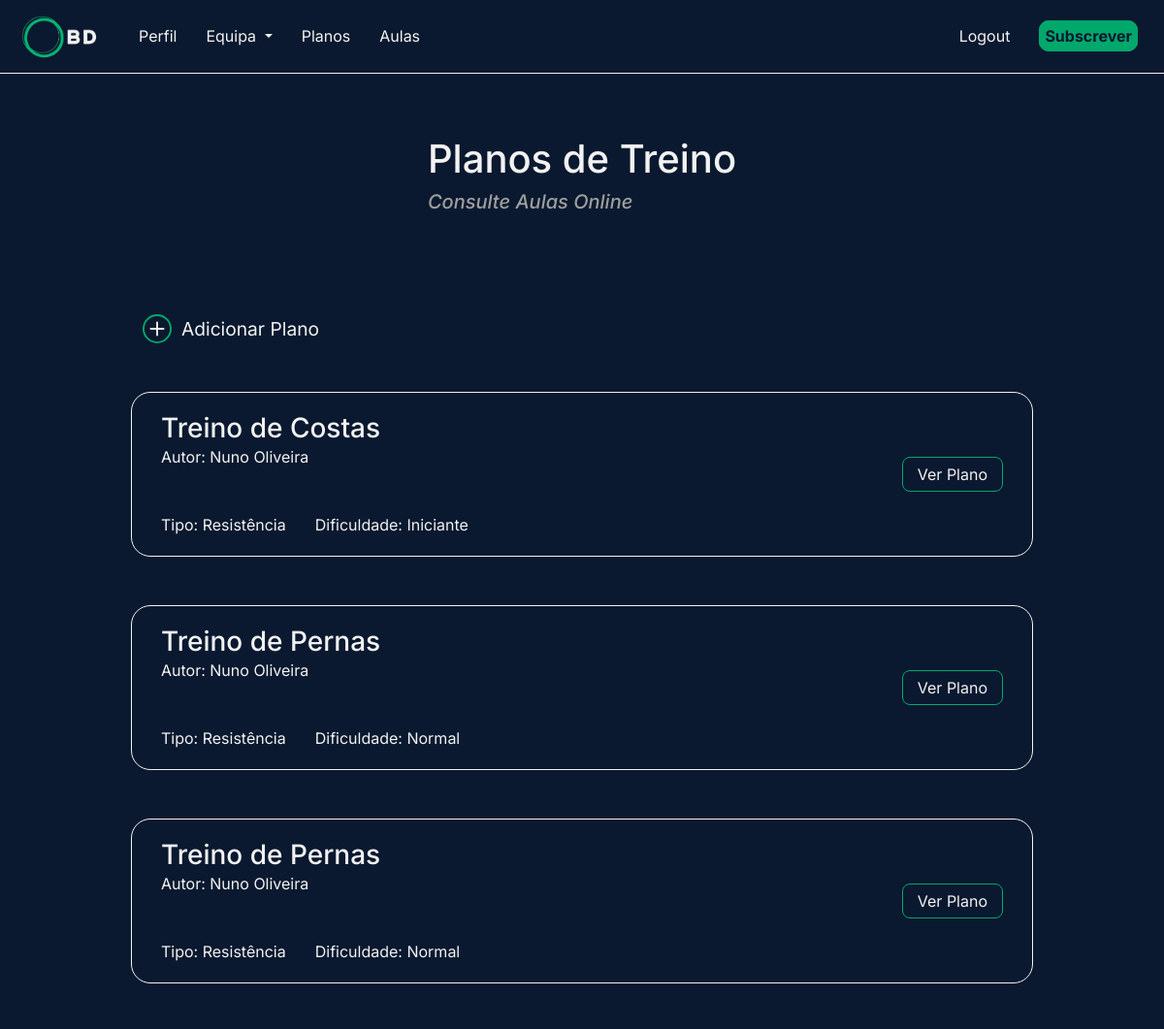
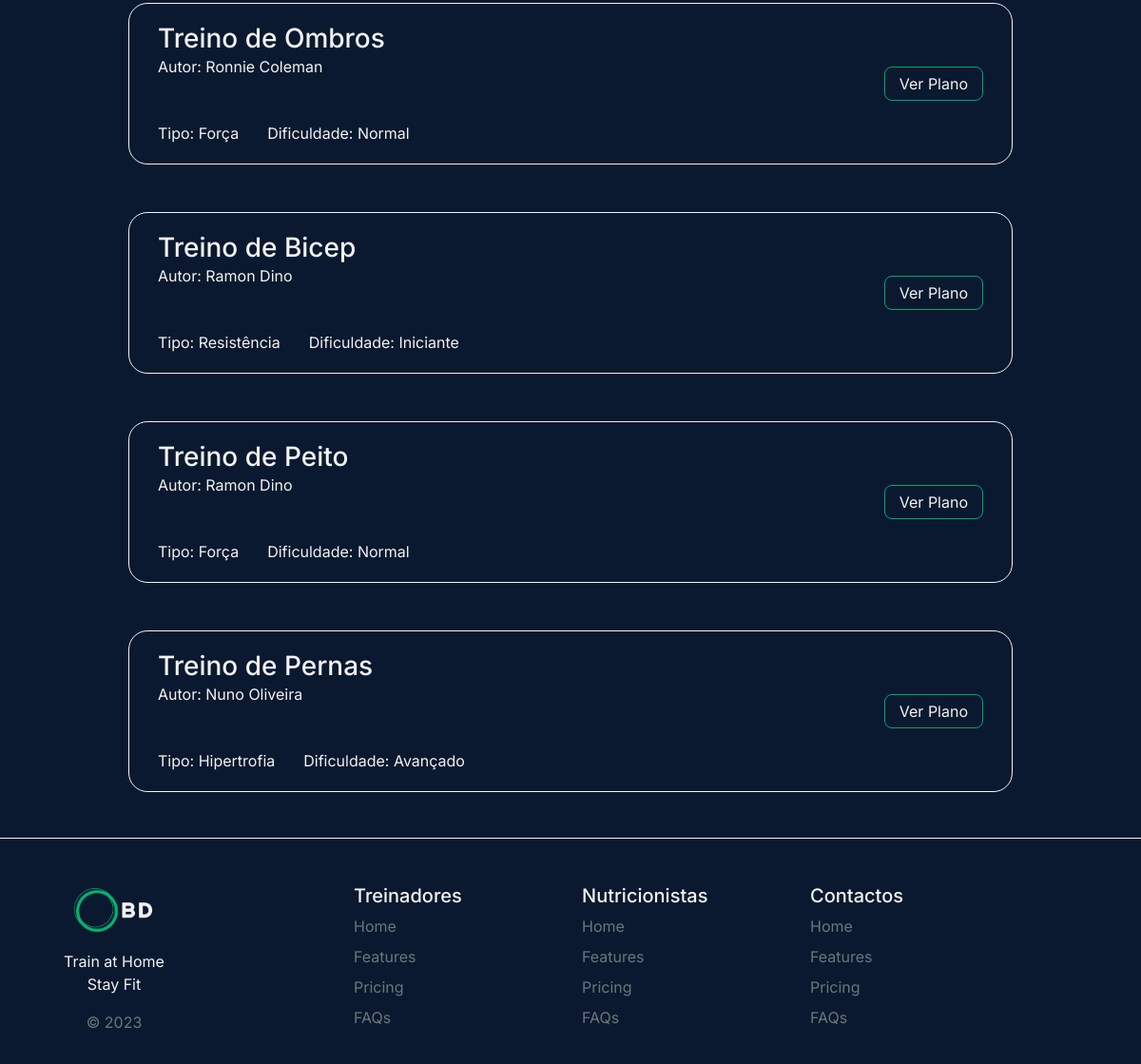
The app's page /plans (signed in) with its own data (2 pictures, top to bottom).
### tables this page shows
CREATE TABLE plans (
        id INTEGER PRIMARY KEY AUTOINCREMENT,
        category TEXT NOT NULL,
        owner TEXT NOT NULL,
        type TEXT NOT NULL,
        difficulty TEXT NOT NULL,
        number_of_sets TEXT NOT NULL,
        sets_reps TEXT NOT NULL,
        exercises TEXT NOT NULL,
        descansos TEXT NOT NULL
    );

### website/views.py (the view)
@views.route('/plans', methods=['GET', 'POST'])
def view_plans():
    if request.method == 'POST':
        username = session['user']['username']
        treino = request.form['treino']
        tipo   = request.form['tipo']
        dificuldade = request.form['dificuldade']
        num_of_sets = request.form['number_of_sets']
        set_reps = request.form['sets_reps']
        exercises = request.form['exercises']
        descansos = request.form['descansos']
        add_plan(treino, username, tipo, dificuldade, num_of_sets,
                 set_reps, exercises, descansos) # json.dumps() não é usado pois a lista já é recebida em formato String
        return "done"
    else:
        if('user' in session):
            email = session['user']['email']
            plans = get_plans()
            plans = list(plans)
            for i in range(len(plans)):
                plans[i] = list(plans[i])
                plans[i][6] = json.loads(plans[i][6]) # Turn ListString to List
                plans[i][7] = json.loads(plans[i][7])
                plans[i][8] = json.loads(plans[i][8])
                plans[i] = tuple(plans[i])
            plans = tuple(plans)
            return render_template('plans.html', type=get_type(email), plans=plans)
        else:
            return redirect( url_for('auth.login') )

### website/database.py (called while the page is built)
def get_type(email):
    with sqlite3.connect(db_path) as con:
        cur = con.cursor()
        cur.execute(f"""
            SELECT type FROM users
            WHERE email = '{email}';
            """)
        type = cur.fetchall()[0][0]
        return type

def get_plans():
    with sqlite3.connect(db_path) as con:
        cur = con.cursor()
        cur.execute(f"""
        SELECT * FROM plans;
        """)
        data = cur.fetchall()
        return data

### website/templates/plans.html (shortened to what this page needs)
{% extends "base.html" %}
{% block head %}
<link rel="stylesheet" href="{{url_for('static', filename='css/plans.css')}}">
{% endblock %}
{% block body %}
<div class="center-card">
  <div class="card card-inherit bg-transparent">
    <div class="card-body text-truncate">
      <h1 class="mt-5">Planos de Treino</h1>
      <h5 class="mt-2">
        <a href="/classes" style="text-decoration: none; color: inherit;">
            Consulte Aulas Online
        </a>
    </h5>
    </div>
  </div>
</div>
<div class="planos-container">
  {% if type == '0' %}
  <div class="add-plano-container container">
    <div class="add-plano" type="button" data-bs-toggle="modal" data-bs-target="#Backdrop">
      <span>Adicionar Plano</span>
    </div>
  </div>
  {% endif %}
  {% for plan in plans|reverse %}
  <div class="plano-treino container">
    <div class="plano-description">
      <div class="plano-title">
        <h3 class="m-0">{{ plan[1] }}</h3>
        <div>Autor: {{ plan[2] }}</div>
      </div>
      <div class="plano-info">
        <span>Tipo: {{ plan[3] }}</span>
        <span>Dificuldade: {{ plan[4] }}</span>
      </div>
    </div>
    <div class="plano-show">
      <button type="button" data-bs-toggle="modal" data-bs-target="#Modal{{plan[0]}}">
        Ver Plano
      </button>
    </div>
  </div>
  {% endfor %}
</div>
{% endblock %}

### website/templates/base.html (shortened to what this page needs)
<!DOCTYPE html>
<html lang="en">
<head>
    <link rel="stylesheet" href="{{url_for('static', filename='css/bootstrap.css')}}">
    <link
    href="https://cdnjs.cloudflare.com/ajax/libs/font-awesome/6.0.0/css/all.min.css"
    rel="stylesheet"
    />
    <link rel="stylesheet" href="https://cdn.jsdelivr.net/npm/bootstrap-icons@1.10.5/font/bootstrap-icons.css">
    <link href="https://cdn.jsdelivr.net/npm/bootstrap@5.0.2/dist/css/bootstrap.min.css" rel="stylesheet">    {% block head %}{% endblock %}
    <link rel="stylesheet" href=" {{ url_for('static', filename='css/base.css') }}">
</head>
<body>
  <nav class="navbar navbar-expand-lg">
    <div class="container-fluid">
      <a class="navbar-logo navbar-brand" id="logo" href="/">
        <img src="{{url_for('static', filename='images/logo.png')}}" alt="Logo" >
      </a>
      <div class="collapse navbar-collapse" id="navbarSupportedContent">
        <ul class="navbar-nav me-auto mb-2 mb-lg-0">
          <li class="nav-item">
            <a class="navbar-item" id="profile" href="/profile">Perfil</a>
          </li>
          <li class="nav-item">
            <div class="dropdown">
              <a class="dropdown-toggle navbar-item" style="cursor: pointer;" data-bs-toggle="dropdown" aria-expanded="false">
                Equipa
              </a>
            </div>
          </li>
          <li class="nav-item">
            <a class="navbar-item" id="plans" href="/plans">Planos</a>
          </li>
          <li class="nav-item">
            <a class="navbar-item" id="plans" href="/classes">Aulas</a>
          </li>
        </ul>
        <a class="navbar-item" href="/logout">Logout</a>
        <div class="navbar-item subscribe">
          <a id="subscribe" href="#">
              <strong>Subscrever</strong>
          </a>
        </div>
      </div>
    </div>
  </nav>
    {% block body %}{% endblock %}
</body>
<footer class="row row-cols-1 row-cols-sm-2 row-cols-md-5 pt-5 mt-5 footer">
    <div class="col mb-3">
      <a href="/" class="d-flex align-items-center justify-content-center mb-3 link-dark text-decoration-none">
        <img class="img-fluid" src="{{url_for('static', filename='images/logo.png')}}">
      </a>
      <p class="text-center">Train at Home<br>Stay Fit</p>
      <p class="text-muted text-center">© 2023</p>
    </div>
    <div  class="footer-extra" style="width: 10%;">
    </div>
    <div class="col mb-3">
      <h5>Treinadores</h5>
      <ul class="nav flex-column">
        <li class="nav-item mb-2"><a href="#" class="nav-link p-0 text-muted">Home</a></li>
        <li class="nav-item mb-2"><a href="#" class="nav-link p-0 text-muted">Features</a></li>
        <li class="nav-item mb-2"><a href="#" class="nav-link p-0 text-muted">Pricing</a></li>
        <li class="nav-item mb-2"><a href="#" class="nav-link p-0 text-muted">FAQs</a></li>
      </ul>
    </div>
    <div class="col mb-3">
      <h5>Nutricionistas</h5>
      <ul class="nav flex-column">
        <li class="nav-item mb-2"><a href="#" class="nav-link p-0 text-muted">Home</a></li>
        <li class="nav-item mb-2"><a href="#" class="nav-link p-0 text-muted">Features</a></li>
        <li class="nav-item mb-2"><a href="#" class="nav-link p-0 text-muted">Pricing</a></li>
        <li class="nav-item mb-2"><a href="#" class="nav-link p-0 text-muted">FAQs</a></li>
      </ul>
    </div>
    <div class="col mb-3">
      <h5>Contactos</h5>
      <ul class="nav flex-column">
        <li class="nav-item mb-2"><a href="#" class="nav-link p-0 text-muted">Home</a></li>
        <li class="nav-item mb-2"><a href="#" class="nav-link p-0 text-muted">Features</a></li>
        <li class="nav-item mb-2"><a href="#" class="nav-link p-0 text-muted">Pricing</a></li>
        <li class="nav-item mb-2"><a href="#" class="nav-link p-0 text-muted">FAQs</a></li>
      </ul>
    </div>
  </footer>
</html>

### website/static/css/plans.css (style rules this page uses)
.center-card { display: flex; justify-content: center; }
.card { border: none; }
.center-card h5 { font-style: italic; color: rgb(158, 158, 158); }
.planos-container { padding-top: 80px; display: flex; flex-direction: column; align-items: center; gap: 50px; }
.plano-treino { display: flex; justify-content: space-between; align-items: center; width: 930px; height: 170px; border: 1px solid #f2f2f2; border-radius: 20px; padding: 20px 30px; }
.plano-description { display: flex; flex-direction: column; justify-content: space-between; height: 100%; }
.plano-info { display: flex; gap: 30px; }
.add-plano-container { width: 930px; }
.add-plano { display: flex; gap: 10px; font-size: 1.2rem; width: fit-content; align-items: center; cursor: pointer; }

### website/static/css/base.css (style rules this page uses)
* { font-family: 'inter'; }
body { background-color: #0A192F; color: #f2f2f2; }
.navbar { background-color: #0A192F; border-bottom: 1px solid #f2f2f2; }
#logo img { width: 100px; object-fit: contain; }
.navbar-item { color: #F2F2F2; padding: 15px; transition: color 0.2s ease-in-out; text-decoration: none; }
#subscribe { background-color: #00A86B; border: 1px solid #00A86B; border-radius: 10px; padding: 5px; color: #0A192F; text-decoration: none; }
.navbar-item.subscribe { padding: 15px !important; }
.footer { display: flex; margin-left: 0px; margin-right: 0px; border-top: 1px solid #f2f2f2; }
.footer * img { min-width: 100px; max-width: 50%; }
button { background-color: transparent; border: 1px solid #00A86B; border-radius: 8px; padding: 5px 15px 5px 15px; color: #f2f2f2; width: fit-content; }

### records on screen
plans: category "Treino de Costas", owner "Nuno Oliveira", type "Resistência", difficulty "Iniciante"
plans: category "Treino de Pernas", owner "Nuno Oliveira", type "Resistência", difficulty "Normal"
plans: category "Treino de Pernas", owner "Nuno Oliveira", type "Resistência", difficulty "Normal"
plans: category "Treino de Ombros", owner "Ronnie Coleman", type "Força", difficulty "Normal"
plans: category "Treino de Bicep", owner "Ramon Dino", type "Resistência", difficulty "Iniciante"
plans: category "Treino de Peito", owner "Ramon Dino", type "Força", difficulty "Normal"
plans: category "Treino de Pernas", owner "Nuno Oliveira", type "Hipertrofia", difficulty "Avançado"
